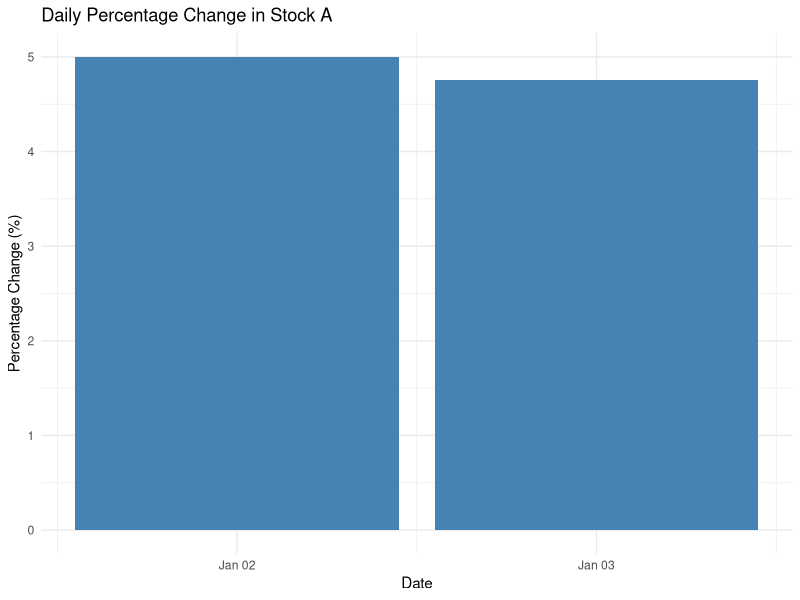

Write the R code that produced this figure.
# Install package (only once)
# install.packages("ggplot2")

library(ggplot2)

# Create dataset
stocks <- data.frame(
  Date = as.Date(c("2023-01-01", "2023-01-02", "2023-01-03")),
  Stock_A = c(100, 105, 110)
)

# Calculate percentage change
pct_change <- c(NA, diff(stocks$Stock_A) / head(stocks$Stock_A, -1) * 100)

change_data <- data.frame(
  Date = stocks$Date[-1],
  Percent_Change = round(pct_change[-1], 2)
)

# Bar Chart
ggplot(change_data, aes(x = Date, y = Percent_Change)) +
  geom_bar(stat = "identity", fill = "steelblue") +
  labs(
    title = "Daily Percentage Change in Stock A",
    x = "Date",
    y = "Percentage Change (%)"
  ) +
  theme_minimal()
